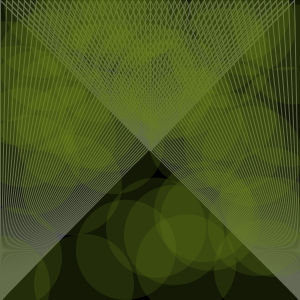
Frame 1 (no input)
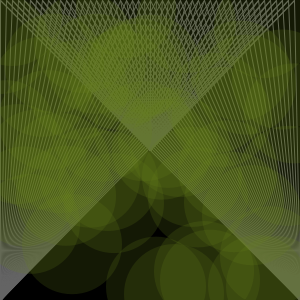
Frame 60 (the mouse pressed at the canvas centre just before this capture)
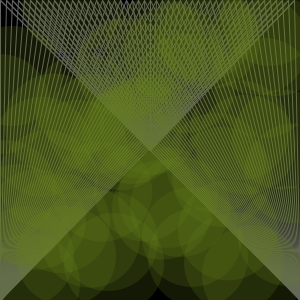
Frame 120 (the mouse held since frame 60 and released just before this capture)

The Processing sketch that drew these frames (run headless with seeded random() and noise(); from frame 60 on, the mouse is pressed at the canvas centre):

// Processing sketch: processing_39804
// ── processing_39804.pde


int num = 50; 
float[] w = new float[num];
float[] x = new float[num];
float[] y = new float[num]; 
float[] z = new float[num];

void setup() {
  size(300,300);
  smooth();
  noStroke();
  fill(100,random(200),random(100), 50);

  for(int i = 0; i < y.length; i++) {
    y[i] = random(height);
  }
}


void draw() {
  background(0);
  
  for (int i=0; i<w.length;i++) {
    stroke(100);
    line((width/w.length)*i, w[i], 150, 150);
  }
    
  for (int i=0; i<x.length;i++) {
    stroke(100);
    line((width/x.length)*i, x[i], 300, 300);
  }
  
  for (int i=0; i<z.length;i++) {
    stroke(100);
    line((width/z.length)*i, z[i], 0, 300);
  }
  
  for(int i=0; i<y.length;i++) {
    noStroke();
    ellipse((width/y.length) * i,y[i],100,100); 
    y[i] = y[i]+1; 
    if(y[i] > height) y[i] = 0; 
  }
}
